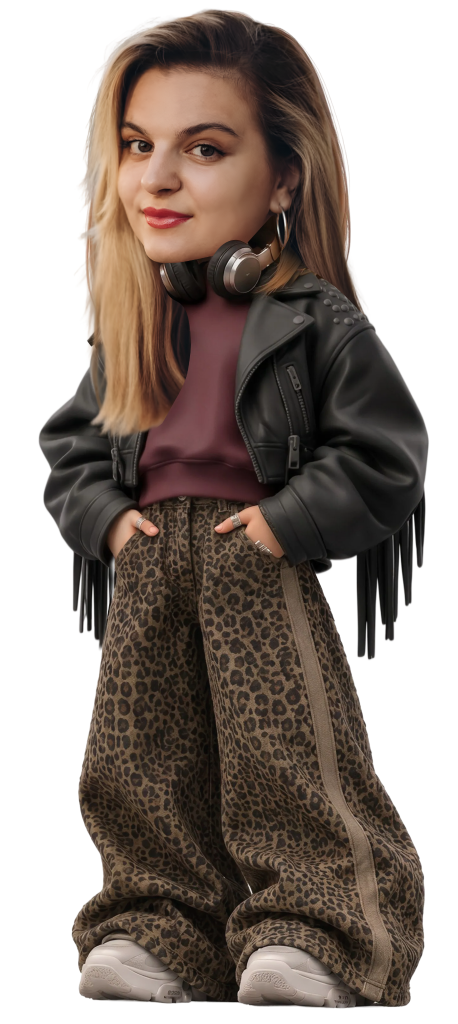
#> input picture assets/sofiia-fullbody-original.webp, 915 x 2048 px (shown at 1/2 size)
$ python prepare_character.py
#> lines starting #> are read from the running program, lines starting #| are printed output that depends on the picture
#!/usr/bin/env python3
"""Generate compact, responsive WebP character images from the original lossless asset.

No character retouching or compositional changes. Keep transparent edges; produce
one high-quality 915px desktop image and one 640px phone/portrait image.
"""
from pathlib import Path
from PIL import Image

ROOT = Path(__file__).resolve().parents[1]
source = ROOT / "assets" / "sofiia-fullbody-original.webp"
asset_dir = ROOT / "dist" / "assets"

if not source.is_file() or source.stat().st_size < 100_000:
    raise SystemExit("Cannot publish: original full-body character is missing or empty")

asset_dir.mkdir(parents=True, exist_ok=True)
with Image.open(source) as portrait:
#> portrait is the input picture: PIL image 915x2048 RGBA; mean R, G, B, A 54.7, 43.7, 37, 158.3
    portrait.load()
    if portrait.size != (915, 2048):
        raise SystemExit(f"Unexpected original character dimensions: {portrait.size}")
    original = portrait.convert("RGBA")
    for name, target_width in (
        ("sofiia-character-mobile.webp", 640),
        ("sofiia-character-optimized.webp", 915),
    ):
        output = asset_dir / name
        image = original if target_width == original.width else original.resize(
            (target_width, round(original.height * target_width / original.width)),
            Image.Resampling.LANCZOS,
        )
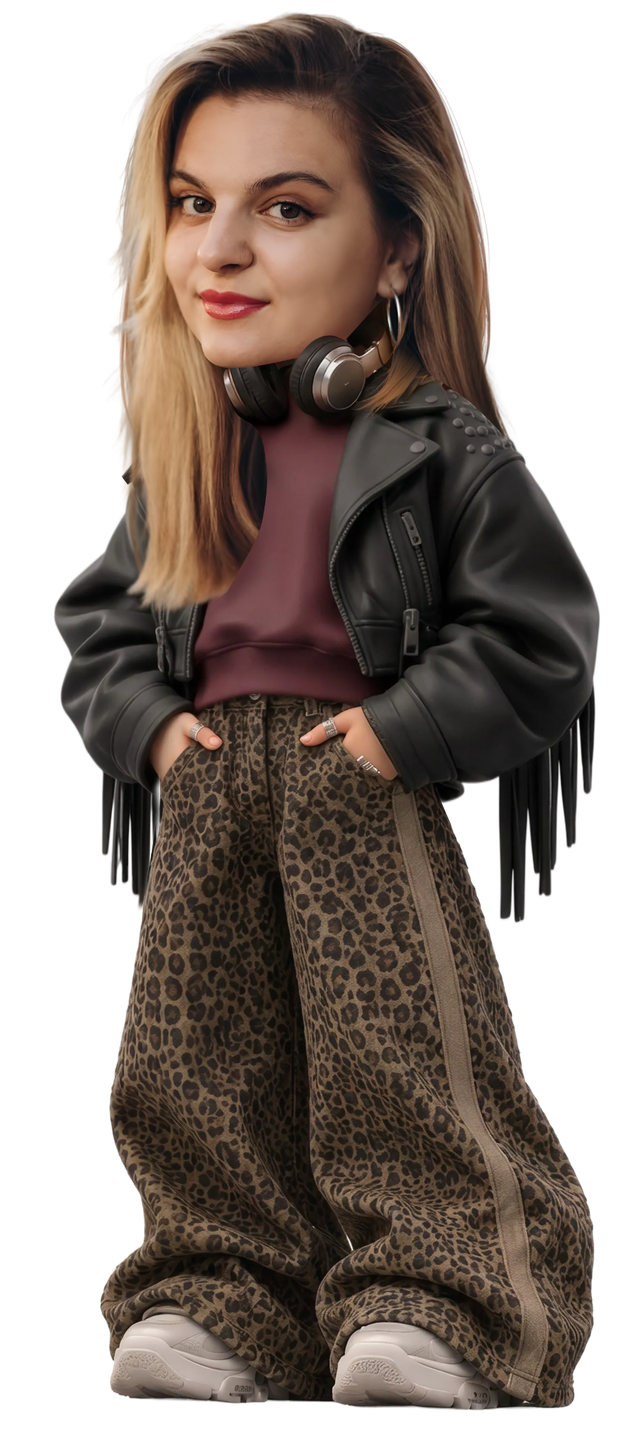
#> image: PIL image 640x1432 RGBA; mean R, G, B, A 54.8, 43.8, 37, 158.3; transparent parts drawn white
        image.save(output, "WEBP", quality=86, method=6, alpha_quality=100, exact=True)
        with Image.open(output) as check:
#> (the run stopped early here; a loop or call above may not have finished)
